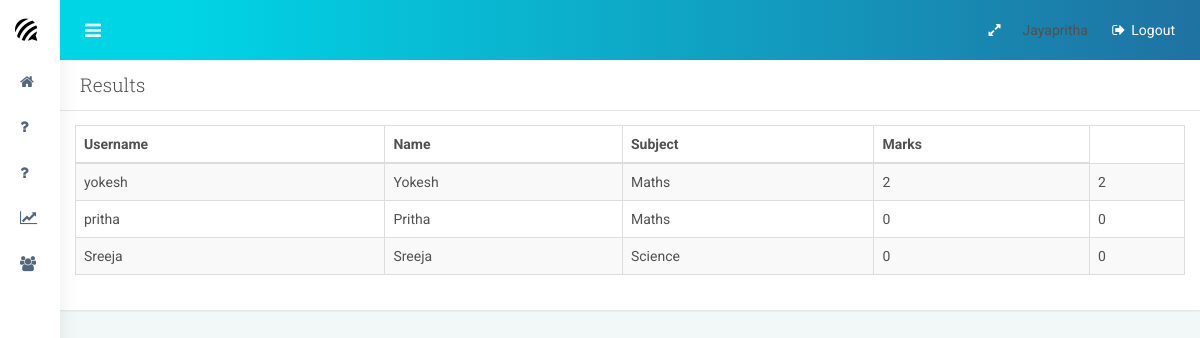
The page /examadmin/view_results/ (signed in) on the database its author committed.
### accounts/models.py (models this page shows, shortened)
class User(AbstractBaseUser):
	email= models.CharField(verbose_name='email', max_length=150,unique=True)
	name=models.CharField(max_length=150,null=True)
	username=models.CharField(max_length=20,verbose_name='username',unique=True)
	subject=models.ForeignKey(Subject,on_delete=models.CASCADE,null=True,blank=True)
	date_joind=models.DateTimeField(verbose_name='date joind', auto_now_add=True)
	is_active = models.BooleanField(default=True)
	is_admin = models.BooleanField(default=False)
	is_staff=models.BooleanField(default=False)
	USERNAME_FIELD = 'username'
	REQUIRED_FIELDS = ['name','email']
	objects = UserManager()

### admin_dash/models.py (models this page shows)
class Subject(models.Model):
    subject=models.CharField(max_length=150,unique=True)
    def __str__(self):
        return self.subject

### admin_dash/views.py (the view)
# urls.py: path('view_results/', views.view_results, name='view_results'),
@staff_member_required
def view_results(request):
    testname=TestName.objects.all()
    students=User.objects.filter(is_staff=False,is_admin=False)
    data=[]
    for student in students:
        std={}
        exams=Answer.objects.filter(student=student)
        std['student']=student
        pp=[]
        for p in testname:
            m=0
            for q in exams:
                if q.question.testname==p and q.answer==q.question.answers:
                    m=m+1
            pp.append(m)
            std['testname']=pp
        no_of_tests=len(pp)
        data.append(std)
    context={
        'datas':data,
        'total_tests':range(0,no_of_tests)
    }
    return render(request,'view_results.html',context)

### admin_dash/templates/view_results.html (shortened to what this page needs)
{% extends 'exam_admin_base.html' %}
{% block 'content' %}
<div class="panel">
    <div class="panel-heading">
        <h3 class="panel-title">Results</h3>
    </div>
    <div class="panel-body">
        <table id="datatable1" class="table table-striped table-bordered">
            <thead>
                <tr>
                    <th class="min-tablet">Username</th>
                    <th class="min-tablet">Name</th>
                    <th class="min-tablet">Subject</th>
                    <th class="min-tablet">Marks</th>
                </tr>
            </thead>
            <tbody>
               {% for data in datas %}
                <tr>
                    <td>{{data.student.username}}</td>
                    <td>{{data.student.name}}</td>
                    <td>{{data.student.subject}}</td>
                    {% for i in total_tests %}
                    <td>{{data.testname.0}}</td>
                    {% endfor %}
                </tr>
                {% endfor %}
    </tbody>
        </table>
    </div>
</div>
{% endblock %}

### admin_dash/templates/exam_admin_base.html (shortened to what this page needs)
{% load static %}
<!DOCTYPE html>
<html lang="en">
    <head>
        <link href="{% static 'css/bootstrap.min.css' %}" rel="stylesheet">
        <link href="{% static 'css/style.css' %}" rel="stylesheet">
        <link href="{% static 'plugins/font-awesome/css/font-awesome.min.css' %}" rel="stylesheet">
        <link href="{% static 'plugins/switchery/switchery.min.css' %}" rel="stylesheet">
        <link href="{% static 'plugins/bootstrap-select/bootstrap-select.min.css' %}" rel="stylesheet">
        <link href="{% static 'plugins/jquery-ricksaw-chart/css/rickshaw.css' %}" rel="stylesheet">
        <link href="{% static 'plugins/bootstrap-validator/bootstrapValidator.min.css' %}" rel="stylesheet">
        <link href="{% static 'css/demo/jquery-steps.min.css' %}" rel="stylesheet">
        <link href="{% static 'plugins/summernote/summernote.min.css' %}" rel="stylesheet">
        <link href="{% static 'css/demo/jasmine.css' %}" rel="stylesheet">
        <link href="{% static 'plugins/pace/pace.min.css' %}" rel="stylesheet">
        <link href="{% static 'admin/plugins/datatables/extensions/Responsive/css/dataTables.responsive.css' %}" rel="stylesheet">
    </head>
    <body>
        <div id="container" class="effect mainnav-sm navbar-fixed mainnav-fixed">
            <header id="navbar">
                <div id="navbar-container" class="boxed">
                    <div class="navbar-content clearfix">
                        <ul class="nav navbar-top-links pull-left">
                            <li class="tgl-menu-btn">
                                <a class="mainnav-toggle" href="#"> <i class="fa fa-navicon fa-lg"></i> </a>
                            </li>
                        </ul>
                        <ul class="nav navbar-top-links pull-right">
                            <li class="hidden-xs" id="toggleFullscreen">
                                <a class="fa fa-expand" data-toggle="fullscreen" href="#" role="button">
                                </a>
                            </li>
                            <li id="dropdown-user" class="dropdown">
                                <div class="username hidden-xs">{{request.user.name}}</div>
                            </li>
                            <li>
                                <a href="{% url 'logout' %}"> <i class="fa fa-sign-out fa-fw"></i> Logout </a>
                            </li>
                        </ul>
                    </div>
                </div>
            </header>
              <div class="boxed">
                 <div id="content-container">
                    {% block 'content' %}
                    {% endblock %}
                </div>
                <nav id="mainnav-container">
                    <div class="navbar-header">
                        <a href="" class="navbar-brand">
                            <i class="fa fa-forumbee brand-icon"></i>
                            <div class="brand-title">
                                <span class="brand-text">TechSnap</span>
                            </div>
                        </a>
                    </div>
                    <div id="mainnav">
                        <div id="mainnav-menu-wrap">
                            <div class="nano">
                                <div class="nano-content">
                                    <ul id="mainnav-menu" class="list-group">
                                        <li> <a href="{% url 'exam_admin_home'%}"> <i class="fa fa-home"></i> <span class="menu-title"> Dashboard </span> </a> </li>
                                        <li> <a href="{% url 'add_question'%}"> <i class="fa fa-question"></i> <span class="menu-title"> Add Questions </span> </a> </li>
                                        <li> <a href="{% url 'view_question'%}"> <i class="fa fa-question"></i> <span class="menu-title"> View Questions </span> </a> </li>
                                        <li> <a href="{% url 'view_results'%}"> <i class="fa fa-line-chart"></i> <span class="menu-title"> View Student Results </span> </a> </li>
                                        <li> <a href="{% url 'student_list'%}"> <i class="fa fa-users"></i> <span class="menu-title"> View Students </span> </a> </li>
                                    </ul>
                                </div>
                            </div>
                        </div>
                    </div>
                </nav>
             </div>
         </div>
    </body>
</html>

### rows shown on the page
User: user.name "Jayapritha"
User: student.username "yokesh", student.name "Yokesh", student.subject "Maths", testname.0 "2" "2"
User: student.username "pritha", student.name "Pritha", student.subject "Maths", testname.0 "0" "0"
User: student.username "Sreeja", student.name "Sreeja", student.subject "Science", testname.0 "0" "0"
